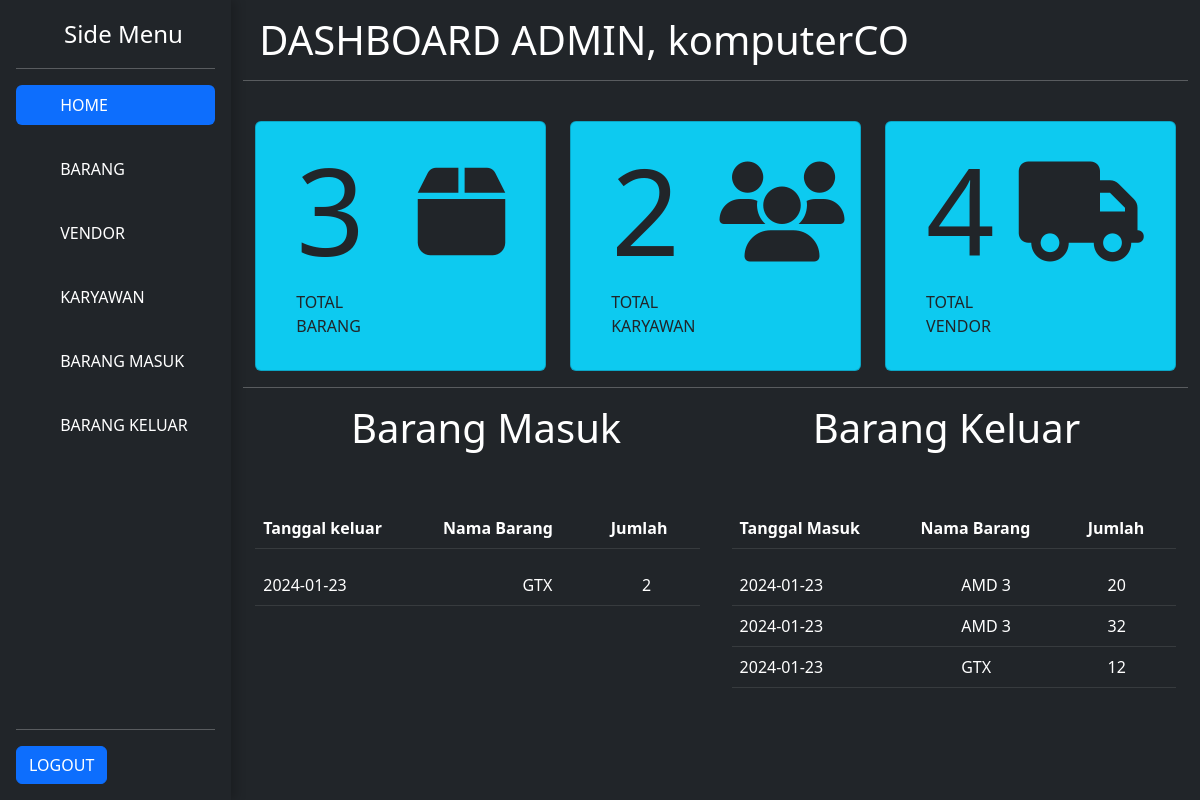
The page /views/admin/homepage.php (signed in) on the database its author committed.
### tables this page shows
CREATE TABLE `user` (
  `id_user` int(11) NOT NULL,
  `nama_user` varchar(80) NOT NULL,
  `username` varchar(250) NOT NULL,
  `password` varchar(250) NOT NULL,
  `email` varchar(50) NOT NULL,
  `alamat` varchar(100) NOT NULL,
  `telp` char(16) NOT NULL,
  `foto` varchar(80) NOT NULL,
  `role` varchar(10) NOT NULL
);

CREATE TABLE `barang_keluar` (
  `id_barkel` int(11) NOT NULL,
  `id_user` int(11) NOT NULL,
  `id_barang` char(6) NOT NULL,
  `tanggal` date NOT NULL,
  `jumlah` int(11) NOT NULL
);

CREATE TABLE `barang` (
  `id_barang` char(6) NOT NULL,
  `nama_barang` varchar(80) NOT NULL,
  `stok` int(11) NOT NULL,
  `vendor` char(6) NOT NULL,
  `gambar` varchar(250) NOT NULL
);

CREATE TABLE `barang_masuk` (
  `id_barsuk` int(11) NOT NULL,
  `tanggal_masuk` date NOT NULL,
  `jumlah` int(11) NOT NULL,
  `id_user` int(11) NOT NULL,
  `id_barang` char(6) NOT NULL
);

### classes/Database.php (called while the page is built)
<?php
class Database {
    private $host = "localhost";
    private $user = "root";
    private $password = "";
    private $dbName = "uas_inv";
    protected function connectDB(){
        try{
            $dataBase = 'mysql:host=' . $this->host . ';dbname=' . $this->dbName;
            $pdo = new PDO($dataBase, $this->user, $this->password);
            $pdo->setAttribute(PDO::ATTR_DEFAULT_FETCH_MODE, PDO::FETCH_ASSOC);
            return $pdo;
        } catch (PDOException $e){
            echo "Connetion Failed" . $e->getMessage();
        }
    }
}

### classes/User.php (called while the page is built, shortened)
<?php
class User extends Database{
    private $tabel = 'user';
    public function getTotalKaryawan() {
        $sql = 'SELECT COUNT(*) AS total_karyawan FROM ' . $this->tabel . ' WHERE role = "KARYAWAN"';
        $stmt = $this->connectDB()->prepare($sql);
        $stmt->execute();
        $result = $stmt->fetch(PDO::FETCH_ASSOC);
        return $result['total_karyawan'];
    }
    public function getditUser($id_user){
        $sql = "SELECT * FROM ". $this->tabel ."  WHERE id_user = :id_user";
        $stmt = $this->connectDB()->prepare($sql);
        $stmt->bindParam(':id_user', $id_user);
        $stmt->execute();
        return $stmt->fetch(PDO::FETCH_OBJ);
    }
}

### classes/Barang.php (called while the page is built, shortened)
<?php
class Barang extends Database{
    private $tabel = 'barang';
    public function getTotalBarang() {
        $sql = 'SELECT COUNT(*) AS total_barang FROM ' . $this->tabel;
        $stmt = $this->connectDB()->prepare($sql);
        $stmt->execute();
        $result = $stmt->fetch(PDO::FETCH_ASSOC);
        return $result['total_barang'];
    }
}

### classes/Vendor.php (called while the page is built, shortened)
<?php
class Vendor extends Database {
    private $tabel = 'vendor';
    public function getTotalVendor() {
        $sql = 'SELECT COUNT(*) AS total_vendor FROM ' . $this->tabel;
        $stmt = $this->connectDB()->prepare($sql);
        $stmt->execute();
        $result = $stmt->fetch(PDO::FETCH_ASSOC);
        return $result['total_vendor'];
    }
}

### classes/Barkel.php (called while the page is built, shortened)
<?php
class Barkel extends Database
{
    private $tabel = 'barang_keluar';
    private $tabel_barang = 'barang';
    public function getDataBarangKeluar()
    {
    $sql = "SELECT *
            FROM $this->tabel
            JOIN $this->tabel_barang
            ON
            $this->tabel.id_barang = $this->tabel_barang.id_barang
            ORDER BY $this->tabel.tanggal DESC";
    $stmt = $this->connectDB()->prepare($sql);
    $stmt->execute();
    return $stmt->fetchAll(PDO::FETCH_ASSOC);
    }
}

### classes/Barsuk.php (called while the page is built, shortened)
<?php
class Barsuk extends Database
{
    private $tabel = 'barang_masuk';
    private $tabel_barang = 'barang';
    public function getDataBarangMasuk()
    {
        $sql = "SELECT *
                FROM $this->tabel
                JOIN $this->tabel_barang
                ON
                $this->tabel.id_barang = $this->tabel_barang.id_barang
                ORDER BY $this->tabel.tanggal_masuk DESC";
        $stmt = $this->connectDB()->prepare($sql);
        $stmt->execute();
        return $stmt->fetchAll(PDO::FETCH_ASSOC);
    }
}

### views/admin/homepage.php (the view, shortened to what this page needs)
<?php
include '../../header.php';
$username = "";
if (isset($_SESSION['user'])) {
    $userId = $_SESSION['user'];
    $user = new User();
    $userData = $user->getditUser($userId);
    if ($userData) {
        $username = $userData->username;
    }
}
$user = new User();
$barang = new Barang();
$vendor = new Vendor();
$barkel = new Barkel();
$barsuk = new Barsuk();
$dataBarkel = $barkel->getDataBarangKeluar();
$dataBarsuk = $barsuk->getDataBarangMasuk();
$totalBarang = $barang->getTotalBarang();
$totalKaryawan = $user->getTotalKaryawan();
$totalVendor = $vendor->getTotalVendor();
?>
<link rel="stylesheet" href="https://cdnjs.cloudflare.com/ajax/libs/font-awesome/6.4.2/css/all.min.css" />
<link href="https://cdn.jsdelivr.net/npm/bootstrap@5.2.3/dist/css/bootstrap.min.css" rel="stylesheet">
<link rel="stylesheet" href="https://cdnjs.cloudflare.com/ajax/libs/font-awesome/5.15.1/css/all.min.css">
<body>
    <main class="d-flex text-bg-dark">
        <?php
        include '../../sidebar.php';
        ?>
        <div class="container-fluid flex-grow-1">
            <h1 class="m-3">DASHBOARD <?= $_SESSION['role'] ?>, <?= $username ?></h1>
            <hr>
            <br>
            <div class="container mb-3">
                <div class="row row-cols-1 row-cols-md-3 g-4">
                    <div class="col">
                        <div class="card bg-info">
                            <div class="card-body">
                                <div class="d-flex justify-content-between">
                                    <div class="justify-content-start">
                                        <h1 class="ms-4" style="font-size:120px"><?= $totalBarang ?></h1>
                                        <p class="ms-4">TOTAL BARANG</p>
                                    </div>
                                    <i class="fa-solid fa-box m-4" style="font-size:100px"></i>
                                </div>
                            </div>
                        </div>
                    </div>
                    <div class="col">
                        <div class="card bg-info">
                            <div class="card-body">
                                <div class="d-flex justify-content-between">
                                    <div class="justify-content-start">
                                        <h1 class="ms-4" style="font-size:120px"><?= $totalKaryawan ?></h1>
                                        <p class="ms-4">TOTAL KARYAWAN</p>
                                    </div>
                                    <i class="fa-solid fa-users m-4" style="font-size:100px"></i>
                                </div>
                            </div>
                        </div>
                    </div>
                    <div class="col">
                        <div class="card bg-info">
                            <div class="card-body">
                                <div class="d-flex justify-content-between">
                                    <div class="justify-content-start">
                                        <h1 class="ms-4" style="font-size:120px"><?= $totalVendor ?></h1>
                                        <p class="ms-4">TOTAL VENDOR</p>
                                    </div>
                                    <i class="fa-solid fa-truck m-4" style="font-size:100px"></i>
                                </div>
                            </div>
                        </div>
                    </div>
                </div>
            </div>
            <hr>
            <div class="container d-flex justify-content-around">
                <h1>
                    Barang Masuk
                </h1>
                <h1>Barang Keluar</h1>
            </div>
            <div class="container d-flex">
                <div class="scrollable-table me-3 ">
                    <table class="table table-dark text-bg-dark mt-5 me-5">
                        <thead>
                            <tr>
                                <th scope="col">Tanggal keluar</th>
                                <th scope="col">Nama Barang</th>
                                <th scope="col">Jumlah</th>
                            </tr>
                        </thead>
                    </table>
                    <div class="scrollable-body" style="max-height: 200px; overflow-y: auto;">
                        <table class="table table-dark text-bg-dark">
                            <tbody>
                                <?php if ($dataBarkel) {
                                    foreach ($dataBarkel as $data) {
                                ?>
                                        <tr>
                                            <td><?= isset($data['tanggal']) ? $data['tanggal'] : 'N/A' ?></td>
                                            <td><?= isset($data['nama_barang']) ? $data['nama_barang'] : 'N/A' ?></td>
                                            <td><?= isset($data['jumlah']) ? $data['jumlah'] : 'N/A' ?></td>
                                        </tr>
                                <?php
                                    }
                                } else {
                                ?>
                                    <tr>
                                        <td colspan="4">Tidak ada data barang keluar.</td>
                                    </tr>
                                <?php
                                }
                                ?>
                            </tbody>
                        </table>
                    </div>
                </div>
                <div class="scrollable-table ms-3 ">
                    <table class="table table-dark text-bg-dark mt-5 me-5">
                        <thead>
                            <tr>
                                <th scope="col">Tanggal Masuk</th>
                                <th scope="col">Nama Barang</th>
                                <th scope="col">Jumlah</th>
                            </tr>
                        </thead>
                    </table>
                    <div class="scrollable-body" style="max-height: 200px; overflow-y: auto;">
                        <table class="table table-dark text-bg-dark">
                            <tbody>
                                <?php if ($dataBarsuk) {
                                    foreach ($dataBarsuk as $data) {
                                ?>
                                        <tr>
                                            <td><?= isset($data['tanggal_masuk']) ? $data['tanggal_masuk'] : 'N/A' ?></td>
                                            <td><?= isset($data['nama_barang']) ? $data['nama_barang'] : 'N/A' ?></td>
                                            <td><?= isset($data['jumlah']) ? $data['jumlah'] : 'N/A' ?></td>
                                        </tr>
                                <?php
                                    }
                                } else {
                                ?>
                                    <tr>
                                        <td colspan="5">Tidak ada data barang masuk.</td>
                                    </tr>
                                <?php
                                }
                                ?>
                            </tbody>
                        </table>
                    </div>
                </div>
            </div>
        </div>
    </main>
</body>

### views/admin/homepage.php (style rules this page uses)
.scrollable-table { max-height: 300px; overflow-y: auto; width: 50%; }
.scrollable-body { max-height: 200px; overflow-y: auto; overflow-x: hidden; }

### rows shown on the page
user: username "komputerCO"
barang_keluar: tanggal "2024-01-23", id_barang.nama_barang "GTX", jumlah "2"
barang_masuk: tanggal_masuk "2024-01-23", id_barang.nama_barang "AMD 3", jumlah "20"
barang_masuk: tanggal_masuk "2024-01-23", id_barang.nama_barang "AMD 3", jumlah "32"
barang_masuk: tanggal_masuk "2024-01-23", id_barang.nama_barang "GTX", jumlah "12"

### other values the page prints
$_SESSION['role'] "ADMIN"
$totalBarang "3"
$totalKaryawan "2"
$totalVendor "4"
